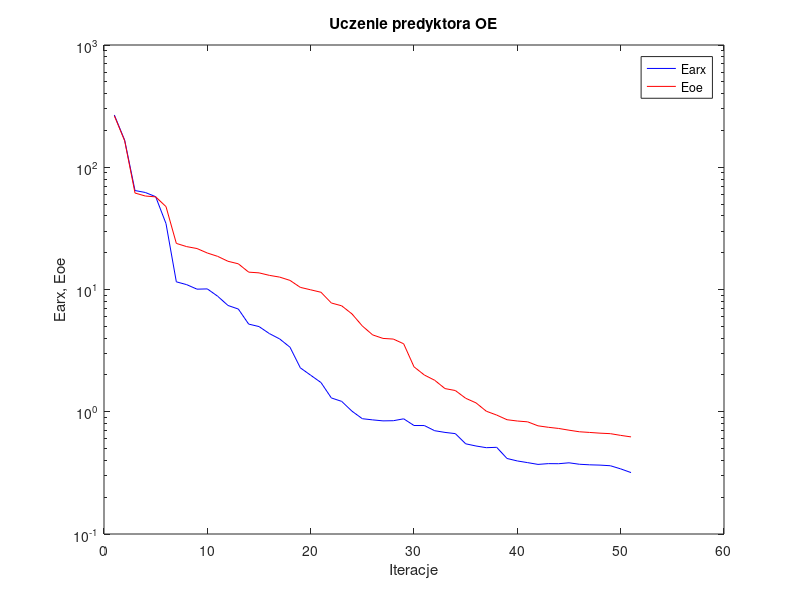
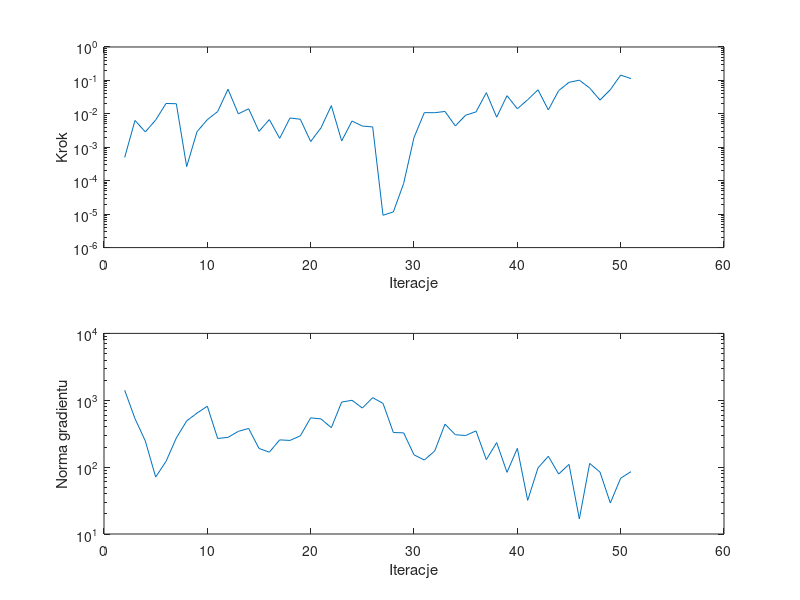

Recreate these plots in MATLAB, in order.
%uczenie predyktora oe
clear all;
n=0; farx(n+1)=2.674985e+002; foe(n+1)=2.637150e+002; wspucz(n+1)=0.000000e+000; ng(n+1)=0.000000e+000;
%odnowa zmiennej metryki
n=1; farx(n+1)=1.664460e+002; foe(n+1)=1.645270e+002; krok(n+1)=4.957630e-004; ng(n+1)=1.411986e+003;
n=2; farx(n+1)=6.449358e+001; foe(n+1)=6.154108e+001; krok(n+1)=6.349841e-003; ng(n+1)=5.312454e+002;
n=3; farx(n+1)=6.216456e+001; foe(n+1)=5.817163e+001; krok(n+1)=2.885366e-003; ng(n+1)=2.459595e+002;
n=4; farx(n+1)=5.744109e+001; foe(n+1)=5.723274e+001; krok(n+1)=6.543079e-003; ng(n+1)=7.107056e+001;
n=5; farx(n+1)=3.459926e+001; foe(n+1)=4.765440e+001; krok(n+1)=2.043074e-002; ng(n+1)=1.217708e+002;
n=6; farx(n+1)=1.155596e+001; foe(n+1)=2.382807e+001; krok(n+1)=2.008828e-002; ng(n+1)=2.730320e+002;
n=7; farx(n+1)=1.095893e+001; foe(n+1)=2.243037e+001; krok(n+1)=2.638590e-004; ng(n+1)=4.911953e+002;
n=8; farx(n+1)=1.006447e+001; foe(n+1)=2.163263e+001; krok(n+1)=2.926191e-003; ng(n+1)=6.422518e+002;
n=9; farx(n+1)=1.011359e+001; foe(n+1)=1.988379e+001; krok(n+1)=6.728198e-003; ng(n+1)=8.142762e+002;
n=10; farx(n+1)=8.809090e+000; foe(n+1)=1.866921e+001; krok(n+1)=1.171709e-002; ng(n+1)=2.683541e+002;
n=11; farx(n+1)=7.401787e+000; foe(n+1)=1.701478e+001; krok(n+1)=5.440189e-002; ng(n+1)=2.787067e+002;
n=12; farx(n+1)=6.920608e+000; foe(n+1)=1.622565e+001; krok(n+1)=1.000726e-002; ng(n+1)=3.429577e+002;
n=13; farx(n+1)=5.213367e+000; foe(n+1)=1.386706e+001; krok(n+1)=1.417782e-002; ng(n+1)=3.787275e+002;
n=14; farx(n+1)=4.975828e+000; foe(n+1)=1.368170e+001; krok(n+1)=2.990450e-003; ng(n+1)=1.901246e+002;
n=15; farx(n+1)=4.361623e+000; foe(n+1)=1.305521e+001; krok(n+1)=6.734730e-003; ng(n+1)=1.674725e+002;
n=16; farx(n+1)=3.940889e+000; foe(n+1)=1.263040e+001; krok(n+1)=1.849821e-003; ng(n+1)=2.554795e+002;
n=17; farx(n+1)=3.371867e+000; foe(n+1)=1.187061e+001; krok(n+1)=7.530795e-003; ng(n+1)=2.509631e+002;
n=18; farx(n+1)=2.286604e+000; foe(n+1)=1.040950e+001; krok(n+1)=6.893113e-003; ng(n+1)=2.937841e+002;
n=19; farx(n+1)=1.989812e+000; foe(n+1)=9.942242e+000; krok(n+1)=1.486486e-003; ng(n+1)=5.458176e+002;
n=20; farx(n+1)=1.733260e+000; foe(n+1)=9.492744e+000; krok(n+1)=3.818612e-003; ng(n+1)=5.260883e+002;
n=21; farx(n+1)=1.297214e+000; foe(n+1)=7.756051e+000; krok(n+1)=1.761298e-002; ng(n+1)=3.884268e+002;
n=22; farx(n+1)=1.215895e+000; foe(n+1)=7.357096e+000; krok(n+1)=1.548092e-003; ng(n+1)=9.392308e+002;
n=23; farx(n+1)=1.010445e+000; foe(n+1)=6.311728e+000; krok(n+1)=6.100588e-003; ng(n+1)=9.990184e+002;
n=24; farx(n+1)=8.772376e-001; foe(n+1)=5.030103e+000; krok(n+1)=4.324280e-003; ng(n+1)=7.654866e+002;
n=25; farx(n+1)=8.581457e-001; foe(n+1)=4.252627e+000; krok(n+1)=4.065324e-003; ng(n+1)=1.093400e+003;
%odnowa zmiennej metryki
n=26; farx(n+1)=8.421955e-001; foe(n+1)=3.980712e+000; krok(n+1)=9.263865e-006; ng(n+1)=8.988693e+002;
n=27; farx(n+1)=8.447851e-001; foe(n+1)=3.931335e+000; krok(n+1)=1.167393e-005; ng(n+1)=3.294191e+002;
n=28; farx(n+1)=8.754698e-001; foe(n+1)=3.597340e+000; krok(n+1)=8.312662e-005; ng(n+1)=3.253411e+002;
n=29; farx(n+1)=7.718510e-001; foe(n+1)=2.330949e+000; krok(n+1)=1.964993e-003; ng(n+1)=1.527024e+002;
n=30; farx(n+1)=7.712187e-001; foe(n+1)=1.998103e+000; krok(n+1)=1.086709e-002; ng(n+1)=1.277242e+002;
n=31; farx(n+1)=6.997344e-001; foe(n+1)=1.809883e+000; krok(n+1)=1.082825e-002; ng(n+1)=1.741579e+002;
n=32; farx(n+1)=6.777526e-001; foe(n+1)=1.546995e+000; krok(n+1)=1.178924e-002; ng(n+1)=4.388211e+002;
n=33; farx(n+1)=6.623225e-001; foe(n+1)=1.491540e+000; krok(n+1)=4.352613e-003; ng(n+1)=3.053912e+002;
n=34; farx(n+1)=5.468772e-001; foe(n+1)=1.289214e+000; krok(n+1)=9.128410e-003; ng(n+1)=2.966193e+002;
n=35; farx(n+1)=5.246327e-001; foe(n+1)=1.182118e+000; krok(n+1)=1.142218e-002; ng(n+1)=3.485684e+002;
n=36; farx(n+1)=5.082316e-001; foe(n+1)=1.009811e+000; krok(n+1)=4.294671e-002; ng(n+1)=1.294180e+002;
n=37; farx(n+1)=5.118215e-001; foe(n+1)=9.396386e-001; krok(n+1)=7.954572e-003; ng(n+1)=2.329531e+002;
n=38; farx(n+1)=4.147588e-001; foe(n+1)=8.606986e-001; krok(n+1)=3.500452e-002; ng(n+1)=8.359179e+001;
n=39; farx(n+1)=3.958432e-001; foe(n+1)=8.398707e-001; krok(n+1)=1.420161e-002; ng(n+1)=1.908195e+002;
n=40; farx(n+1)=3.835401e-001; foe(n+1)=8.270513e-001; krok(n+1)=2.643052e-002; ng(n+1)=3.185509e+001;
n=41; farx(n+1)=3.710036e-001; foe(n+1)=7.671794e-001; krok(n+1)=5.234463e-002; ng(n+1)=9.737847e+001;
n=42; farx(n+1)=3.764147e-001; foe(n+1)=7.463347e-001; krok(n+1)=1.309024e-002; ng(n+1)=1.454871e+002;
n=43; farx(n+1)=3.758515e-001; foe(n+1)=7.301163e-001; krok(n+1)=4.953895e-002; ng(n+1)=7.882055e+001;
n=44; farx(n+1)=3.823393e-001; foe(n+1)=7.066337e-001; krok(n+1)=8.764941e-002; ng(n+1)=1.098786e+002;
n=45; farx(n+1)=3.720429e-001; foe(n+1)=6.859928e-001; krok(n+1)=1.016482e-001; ng(n+1)=1.682024e+001;
n=46; farx(n+1)=3.680856e-001; foe(n+1)=6.772770e-001; krok(n+1)=5.919426e-002; ng(n+1)=1.137341e+002;
n=47; farx(n+1)=3.660340e-001; foe(n+1)=6.681796e-001; krok(n+1)=2.580064e-002; ng(n+1)=8.414150e+001;
n=48; farx(n+1)=3.617998e-001; foe(n+1)=6.619134e-001; krok(n+1)=5.286105e-002; ng(n+1)=2.907205e+001;
n=49; farx(n+1)=3.410099e-001; foe(n+1)=6.408459e-001; krok(n+1)=1.444813e-001; ng(n+1)=6.832449e+001;
n=50; farx(n+1)=3.180581e-001; foe(n+1)=6.228093e-001; krok(n+1)=1.134226e-001; ng(n+1)=8.566339e+001;

figure; semilogy(farx,'b'); hold on; semilogy(foe,'r'); xlabel('Iteracje'); ylabel('Earx, Eoe'); legend('Earx','Eoe'); title('Uczenie predyktora OE');
figure; subplot(2,1,1); semilogy(krok); xlabel('Iteracje'); ylabel('Krok');
subplot(2,1,2); semilogy(ng); xlabel('Iteracje'); ylabel('Norma gradientu');
Earx=farx(n+1)
Eoe=foe(n+1)
